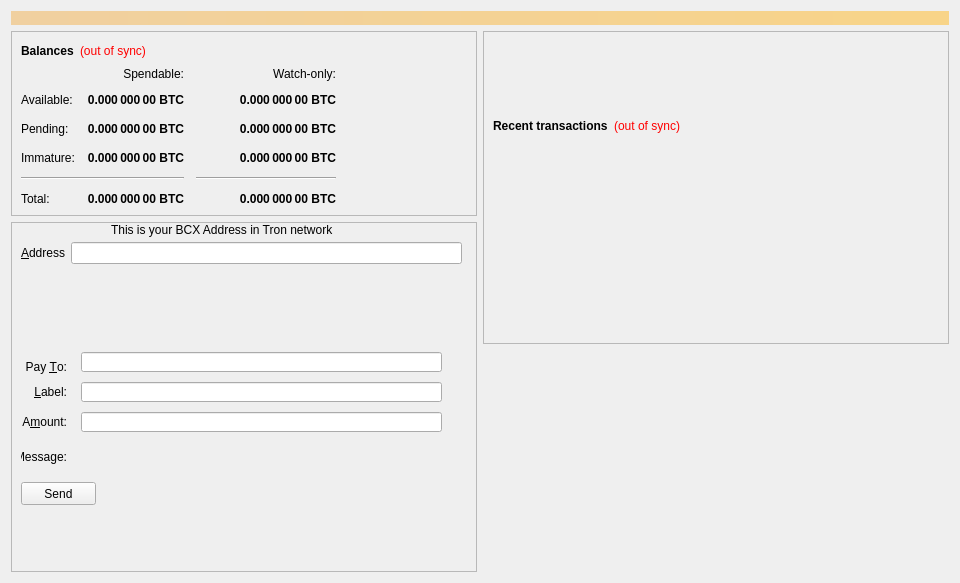
<?xml version="1.0" encoding="UTF-8"?>
<ui version="4.0">
 <class>OverviewPage</class>
 <widget class="QWidget" name="OverviewPage">
  <property name="geometry">
   <rect>
    <x>0</x>
    <y>0</y>
    <width>960</width>
    <height>569</height>
   </rect>
  </property>
  <property name="minimumSize">
   <size>
    <width>500</width>
    <height>0</height>
   </size>
  </property>
  <property name="windowTitle">
   <string>Form</string>
  </property>
  <layout class="QVBoxLayout" name="topLayout">
   <item>
    <widget class="QLabel" name="labelAlerts">
     <property name="visible">
      <bool>false</bool>
     </property>
     <property name="styleSheet">
      <string notr="true">background-color: qlineargradient(x1: 0, y1: 0, x2: 1, y2: 0, stop:0 #F0D0A0, stop:1 #F8D488); color:#000000;</string>
     </property>
     <property name="wordWrap">
      <bool>true</bool>
     </property>
     <property name="margin">
      <number>3</number>
     </property>
    </widget>
   </item>
   <item>
    <layout class="QHBoxLayout" name="horizontalLayout" stretch="1,1">
     <item>
      <layout class="QVBoxLayout" name="verticalLayout_2">
       <item>
        <widget class="QFrame" name="frame">
         <property name="frameShape">
          <enum>QFrame::StyledPanel</enum>
         </property>
         <property name="frameShadow">
          <enum>QFrame::Raised</enum>
         </property>
         <layout class="QVBoxLayout" name="verticalLayout_4">
          <item>
           <layout class="QHBoxLayout" name="horizontalLayout_4">
            <item>
             <widget class="QLabel" name="label_5">
              <property name="font">
               <font>
                <weight>75</weight>
                <bold>true</bold>
               </font>
              </property>
              <property name="text">
               <string>Balances</string>
              </property>
             </widget>
            </item>
            <item>
             <widget class="QLabel" name="labelWalletStatus">
              <property name="cursor">
               <cursorShape>WhatsThisCursor</cursorShape>
              </property>
              <property name="toolTip">
               <string>The displayed information may be out of date. Your wallet automatically synchronizes with the BCX network after a connection is established, but this process has not completed yet.</string>
              </property>
              <property name="styleSheet">
               <string notr="true">QLabel { color: red; }</string>
              </property>
              <property name="text">
               <string notr="true">(out of sync)</string>
              </property>
              <property name="alignment">
               <set>Qt::AlignLeading|Qt::AlignLeft|Qt::AlignVCenter</set>
              </property>
             </widget>
            </item>
            <item>
             <spacer name="horizontalSpacer_3">
              <property name="orientation">
               <enum>Qt::Horizontal</enum>
              </property>
              <property name="sizeHint" stdset="0">
               <size>
                <width>40</width>
                <height>20</height>
               </size>
              </property>
             </spacer>
            </item>
           </layout>
          </item>
          <item>
           <layout class="QGridLayout" name="gridLayout">
            <property name="spacing">
             <number>12</number>
            </property>
            <item row="2" column="2">
             <widget class="QLabel" name="labelWatchPending">
              <property name="font">
               <font>
                <weight>75</weight>
                <bold>true</bold>
               </font>
              </property>
              <property name="cursor">
               <cursorShape>IBeamCursor</cursorShape>
              </property>
              <property name="toolTip">
               <string>Unconfirmed transactions to watch-only addresses</string>
              </property>
              <property name="text">
               <string notr="true">0.000 000 00 BTC</string>
              </property>
              <property name="alignment">
               <set>Qt::AlignRight|Qt::AlignTrailing|Qt::AlignVCenter</set>
              </property>
              <property name="textInteractionFlags">
               <set>Qt::LinksAccessibleByMouse|Qt::TextSelectableByKeyboard|Qt::TextSelectableByMouse</set>
              </property>
             </widget>
            </item>
            <item row="2" column="1">
             <widget class="QLabel" name="labelUnconfirmed">
              <property name="font">
               <font>
                <weight>75</weight>
                <bold>true</bold>
               </font>
              </property>
              <property name="cursor">
               <cursorShape>IBeamCursor</cursorShape>
              </property>
              <property name="toolTip">
               <string>Total of transactions that have yet to be confirmed, and do not yet count toward the spendable balance</string>
              </property>
              <property name="text">
               <string notr="true">0.000 000 00 BTC</string>
              </property>
              <property name="alignment">
               <set>Qt::AlignRight|Qt::AlignTrailing|Qt::AlignVCenter</set>
              </property>
              <property name="textInteractionFlags">
               <set>Qt::LinksAccessibleByMouse|Qt::TextSelectableByKeyboard|Qt::TextSelectableByMouse</set>
              </property>
             </widget>
            </item>
            <item row="3" column="2">
             <widget class="QLabel" name="labelWatchImmature">
              <property name="font">
               <font>
                <weight>75</weight>
                <bold>true</bold>
               </font>
              </property>
              <property name="cursor">
               <cursorShape>IBeamCursor</cursorShape>
              </property>
              <property name="toolTip">
               <string>Staked or masternode rewards in watch-only addresses that has not yet matured</string>
              </property>
              <property name="text">
               <string notr="true">0.000 000 00 BTC</string>
              </property>
              <property name="alignment">
               <set>Qt::AlignRight|Qt::AlignTrailing|Qt::AlignVCenter</set>
              </property>
              <property name="textInteractionFlags">
               <set>Qt::LinksAccessibleByMouse|Qt::TextSelectableByKeyboard|Qt::TextSelectableByMouse</set>
              </property>
             </widget>
            </item>
            <item row="4" column="0" colspan="2">
             <widget class="Line" name="lineSpendableBalance">
              <property name="orientation">
               <enum>Qt::Horizontal</enum>
              </property>
             </widget>
            </item>
            <item row="4" column="2">
             <widget class="Line" name="lineWatchBalance">
              <property name="sizePolicy">
               <sizepolicy hsizetype="Preferred" vsizetype="Fixed">
                <horstretch>0</horstretch>
                <verstretch>0</verstretch>
               </sizepolicy>
              </property>
              <property name="minimumSize">
               <size>
                <width>140</width>
                <height>0</height>
               </size>
              </property>
              <property name="orientation">
               <enum>Qt::Horizontal</enum>
              </property>
             </widget>
            </item>
            <item row="5" column="0">
             <widget class="QLabel" name="labelTotalText">
              <property name="text">
               <string>Total:</string>
              </property>
             </widget>
            </item>
            <item row="3" column="1">
             <widget class="QLabel" name="labelImmature">
              <property name="font">
               <font>
                <weight>75</weight>
                <bold>true</bold>
               </font>
              </property>
              <property name="cursor">
               <cursorShape>IBeamCursor</cursorShape>
              </property>
              <property name="toolTip">
               <string>Staked or masternode rewards that has not yet matured</string>
              </property>
              <property name="text">
               <string notr="true">0.000 000 00 BTC</string>
              </property>
              <property name="alignment">
               <set>Qt::AlignRight|Qt::AlignTrailing|Qt::AlignVCenter</set>
              </property>
              <property name="textInteractionFlags">
               <set>Qt::LinksAccessibleByMouse|Qt::TextSelectableByKeyboard|Qt::TextSelectableByMouse</set>
              </property>
             </widget>
            </item>
            <item row="2" column="3">
             <spacer name="horizontalSpacer_2">
              <property name="orientation">
               <enum>Qt::Horizontal</enum>
              </property>
              <property name="sizeHint" stdset="0">
               <size>
                <width>40</width>
                <height>20</height>
               </size>
              </property>
             </spacer>
            </item>
            <item row="3" column="0">
             <widget class="QLabel" name="labelImmatureText">
              <property name="text">
               <string>Immature:</string>
              </property>
             </widget>
            </item>
            <item row="5" column="1">
             <widget class="QLabel" name="labelTotal">
              <property name="font">
               <font>
                <weight>75</weight>
                <bold>true</bold>
               </font>
              </property>
              <property name="cursor">
               <cursorShape>IBeamCursor</cursorShape>
              </property>
              <property name="toolTip">
               <string>Your current total balance</string>
              </property>
              <property name="text">
               <string notr="true">0.000 000 00 BTC</string>
              </property>
              <property name="alignment">
               <set>Qt::AlignRight|Qt::AlignTrailing|Qt::AlignVCenter</set>
              </property>
              <property name="textInteractionFlags">
               <set>Qt::LinksAccessibleByMouse|Qt::TextSelectableByKeyboard|Qt::TextSelectableByMouse</set>
              </property>
             </widget>
            </item>
            <item row="5" column="2">
             <widget class="QLabel" name="labelWatchTotal">
              <property name="font">
               <font>
                <weight>75</weight>
                <bold>true</bold>
               </font>
              </property>
              <property name="cursor">
               <cursorShape>IBeamCursor</cursorShape>
              </property>
              <property name="toolTip">
               <string>Current total balance in watch-only addresses</string>
              </property>
              <property name="text">
               <string notr="true">0.000 000 00 BTC</string>
              </property>
              <property name="alignment">
               <set>Qt::AlignRight|Qt::AlignTrailing|Qt::AlignVCenter</set>
              </property>
              <property name="textInteractionFlags">
               <set>Qt::LinksAccessibleByMouse|Qt::TextSelectableByKeyboard|Qt::TextSelectableByMouse</set>
              </property>
             </widget>
            </item>
            <item row="0" column="2">
             <widget class="QLabel" name="labelWatchonly">
              <property name="text">
               <string>Watch-only:</string>
              </property>
              <property name="alignment">
               <set>Qt::AlignRight|Qt::AlignTrailing|Qt::AlignVCenter</set>
              </property>
             </widget>
            </item>
            <item row="1" column="0">
             <widget class="QLabel" name="labelBalanceText">
              <property name="text">
               <string>Available:</string>
              </property>
             </widget>
            </item>
            <item row="1" column="1">
             <widget class="QLabel" name="labelBalance">
              <property name="font">
               <font>
                <weight>75</weight>
                <bold>true</bold>
               </font>
              </property>
              <property name="cursor">
               <cursorShape>IBeamCursor</cursorShape>
              </property>
              <property name="toolTip">
               <string>Your current spendable balance</string>
              </property>
              <property name="text">
               <string notr="true">0.000 000 00 BTC</string>
              </property>
              <property name="alignment">
               <set>Qt::AlignRight|Qt::AlignTrailing|Qt::AlignVCenter</set>
              </property>
              <property name="textInteractionFlags">
               <set>Qt::LinksAccessibleByMouse|Qt::TextSelectableByKeyboard|Qt::TextSelectableByMouse</set>
              </property>
             </widget>
            </item>
            <item row="1" column="2">
             <widget class="QLabel" name="labelWatchAvailable">
              <property name="font">
               <font>
                <weight>75</weight>
                <bold>true</bold>
               </font>
              </property>
              <property name="cursor">
               <cursorShape>IBeamCursor</cursorShape>
              </property>
              <property name="toolTip">
               <string>Your current balance in watch-only addresses</string>
              </property>
              <property name="text">
               <string notr="true">0.000 000 00 BTC</string>
              </property>
              <property name="alignment">
               <set>Qt::AlignRight|Qt::AlignTrailing|Qt::AlignVCenter</set>
              </property>
              <property name="textInteractionFlags">
               <set>Qt::LinksAccessibleByMouse|Qt::TextSelectableByKeyboard|Qt::TextSelectableByMouse</set>
              </property>
             </widget>
            </item>
            <item row="2" column="0">
             <widget class="QLabel" name="labelPendingText">
              <property name="text">
               <string>Pending:</string>
              </property>
             </widget>
            </item>
            <item row="0" column="1">
             <widget class="QLabel" name="labelSpendable">
              <property name="text">
               <string>Spendable:</string>
              </property>
              <property name="alignment">
               <set>Qt::AlignRight|Qt::AlignTrailing|Qt::AlignVCenter</set>
              </property>
             </widget>
            </item>
           </layout>
          </item>
         </layout>
        </widget>
       </item>
       <item>
        <widget class="QFrame" name="frametron">
         <property name="minimumSize">
          <size>
           <width>0</width>
           <height>350</height>
          </size>
         </property>
         <property name="layoutDirection">
          <enum>Qt::LeftToRight</enum>
         </property>
         <property name="frameShape">
          <enum>QFrame::StyledPanel</enum>
         </property>
         <property name="frameShadow">
          <enum>QFrame::Raised</enum>
         </property>
         <widget class="QPushButton" name="runAutoDenom">
          <property name="geometry">
           <rect>
            <x>251</x>
            <y>17</y>
            <width>1</width>
            <height>1</height>
           </rect>
          </property>
          <property name="palette">
           <palette>
            <active>
             <colorrole role="WindowText">
              <brush brushstyle="SolidPattern">
               <color alpha="255">
                <red>0</red>
                <green>0</green>
                <blue>0</blue>
               </color>
              </brush>
             </colorrole>
             <colorrole role="Button">
              <brush brushstyle="SolidPattern">
               <color alpha="255">
                <red>239</red>
                <green>238</green>
                <blue>238</blue>
               </color>
              </brush>
             </colorrole>
             <colorrole role="Light">
              <brush brushstyle="SolidPattern">
               <color alpha="255">
                <red>255</red>
                <green>255</green>
                <blue>255</blue>
               </color>
              </brush>
             </colorrole>
             <colorrole role="Midlight">
              <brush brushstyle="SolidPattern">
               <color alpha="255">
                <red>247</red>
                <green>246</green>
                <blue>246</blue>
               </color>
              </brush>
             </colorrole>
             <colorrole role="Dark">
              <brush brushstyle="SolidPattern">
               <color alpha="255">
                <red>119</red>
                <green>119</green>
                <blue>119</blue>
               </color>
              </brush>
             </colorrole>
             <colorrole role="Mid">
              <brush brushstyle="SolidPattern">
               <color alpha="255">
                <red>159</red>
                <green>159</green>
                <blue>159</blue>
               </color>
              </brush>
             </colorrole>
             <colorrole role="Text">
              <brush brushstyle="SolidPattern">
               <color alpha="255">
                <red>0</red>
                <green>0</green>
                <blue>0</blue>
               </color>
              </brush>
             </colorrole>
             <colorrole role="BrightText">
              <brush brushstyle="SolidPattern">
               <color alpha="255">
                <red>255</red>
                <green>255</green>
                <blue>255</blue>
               </color>
              </brush>
             </colorrole>
             <colorrole role="ButtonText">
              <brush brushstyle="SolidPattern">
               <color alpha="255">
                <red>0</red>
                <green>0</green>
                <blue>0</blue>
               </color>
              </brush>
             </colorrole>
             <colorrole role="Base">
              <brush brushstyle="SolidPattern">
               <color alpha="255">
                <red>255</red>
                <green>255</green>
                <blue>255</blue>
               </color>
              </brush>
             </colorrole>
             <colorrole role="Window">
              <brush brushstyle="SolidPattern">
               <color alpha="255">
                <red>239</red>
                <green>238</green>
                <blue>238</blue>
               </color>
              </brush>
             </colorrole>
             <colorrole role="Shadow">
              <brush brushstyle="SolidPattern">
               <color alpha="255">
                <red>0</red>
                <green>0</green>
                <blue>0</blue>
               </color>
              </brush>
             </colorrole>
             <colorrole role="AlternateBase">
              <brush brushstyle="SolidPattern">
               <color alpha="255">
                <red>247</red>
                <green>246</green>
                <blue>246</blue>
               </color>
              </brush>
             </colorrole>
             <colorrole role="ToolTipBase">
              <brush brushstyle="SolidPattern">
               <color alpha="255">
                <red>255</red>
                <green>255</green>
                <blue>220</blue>
               </color>
              </brush>
             </colorrole>
             <colorrole role="ToolTipText">
              <brush brushstyle="SolidPattern">
               <color alpha="255">
                <red>0</red>
                <green>0</green>
                <blue>0</blue>
               </color>
              </brush>
             </colorrole>
             <colorrole role="PlaceholderText">
              <brush brushstyle="NoBrush">
               <color alpha="128">
                <red>0</red>
                <green>0</green>
                <blue>0</blue>
               </color>
              </brush>
             </colorrole>
            </active>
            <inactive>
             <colorrole role="WindowText">
              <brush brushstyle="SolidPattern">
               <color alpha="255">
                <red>0</red>
                <green>0</green>
                <blue>0</blue>
               </color>
              </brush>
             </colorrole>
             <colorrole role="Button">
              <brush brushstyle="SolidPattern">
               <color alpha="255">
                <red>239</red>
                <green>238</green>
                <blue>238</blue>
               </color>
              </brush>
             </colorrole>
             <colorrole role="Light">
              <brush brushstyle="SolidPattern">
               <color alpha="255">
                <red>255</red>
                <green>255</green>
                <blue>255</blue>
               </color>
              </brush>
             </colorrole>
             <colorrole role="Midlight">
              <brush brushstyle="SolidPattern">
               <color alpha="255">
                <red>247</red>
                <green>246</green>
                <blue>246</blue>
               </color>
              </brush>
             </colorrole>
             <colorrole role="Dark">
              <brush brushstyle="SolidPattern">
               <color alpha="255">
                <red>119</red>
                <green>119</green>
                <blue>119</blue>
               </color>
              </brush>
             </colorrole>
             <colorrole role="Mid">
              <brush brushstyle="SolidPattern">
               <color alpha="255">
                <red>159</red>
                <green>159</green>
                <blue>159</blue>
               </color>
              </brush>
             </colorrole>
             <colorrole role="Text">
              <brush brushstyle="SolidPattern">
               <color alpha="255">
                <red>0</red>
                <green>0</green>
                <blue>0</blue>
               </color>
              </brush>
             </colorrole>
             <colorrole role="BrightText">
              <brush brushstyle="SolidPattern">
               <color alpha="255">
                <red>255</red>
                <green>255</green>
                <blue>255</blue>
               </color>
              </brush>
             </colorrole>
             <colorrole role="ButtonText">
              <brush brushstyle="SolidPattern">
               <color alpha="255">
                <red>0</red>
                <green>0</green>
                <blue>0</blue>
               </color>
              </brush>
             </colorrole>
             <colorrole role="Base">
              <brush brushstyle="SolidPattern">
               <color alpha="255">
                <red>255</red>
                <green>255</green>
                <blue>255</blue>
               </color>
              </brush>
             </colorrole>
             <colorrole role="Window">
              <brush brushstyle="SolidPattern">
               <color alpha="255">
                <red>239</red>
                <green>238</green>
                <blue>238</blue>
               </color>
              </brush>
             </colorrole>
             <colorrole role="Shadow">
              <brush brushstyle="SolidPattern">
               <color alpha="255">
                <red>0</red>
                <green>0</green>
                <blue>0</blue>
               </color>
              </brush>
             </colorrole>
             <colorrole role="AlternateBase">
              <brush brushstyle="SolidPattern">
               <color alpha="255">
                <red>247</red>
                <green>246</green>
                <blue>246</blue>
               </color>
              </brush>
             </colorrole>
             <colorrole role="ToolTipBase">
              <brush brushstyle="SolidPattern">
               <color alpha="255">
                <red>255</red>
                <green>255</green>
                <blue>220</blue>
               </color>
              </brush>
             </colorrole>
             <colorrole role="ToolTipText">
              <brush brushstyle="SolidPattern">
               <color alpha="255">
                <red>0</red>
                <green>0</green>
                <blue>0</blue>
               </color>
              </brush>
             </colorrole>
             <colorrole role="PlaceholderText">
              <brush brushstyle="NoBrush">
               <color alpha="128">
                <red>0</red>
                <green>0</green>
                <blue>0</blue>
               </color>
              </brush>
             </colorrole>
            </inactive>
            <disabled>
             <colorrole role="WindowText">
              <brush brushstyle="SolidPattern">
               <color alpha="255">
                <red>119</red>
                <green>119</green>
                <blue>119</blue>
               </color>
              </brush>
             </colorrole>
             <colorrole role="Button">
              <brush brushstyle="SolidPattern">
               <color alpha="255">
                <red>239</red>
                <green>238</green>
                <blue>238</blue>
               </color>
              </brush>
             </colorrole>
             <colorrole role="Light">
              <brush brushstyle="SolidPattern">
               <color alpha="255">
                <red>255</red>
                <green>255</green>
                <blue>255</blue>
               </color>
              </brush>
             </colorrole>
             <colorrole role="Midlight">
              <brush brushstyle="SolidPattern">
               <color alpha="255">
                <red>247</red>
                <green>246</green>
                <blue>246</blue>
               </color>
              </brush>
             </colorrole>
             <colorrole role="Dark">
              <brush brushstyle="SolidPattern">
               <color alpha="255">
                <red>119</red>
                <green>119</green>
                <blue>119</blue>
               </color>
              </brush>
             </colorrole>
             <colorrole role="Mid">
              <brush brushstyle="SolidPattern">
               <color alpha="255">
                <red>159</red>
                <green>159</green>
                <blue>159</blue>
               </color>
              </brush>
             </colorrole>
             <colorrole role="Text">
              <brush brushstyle="SolidPattern">
               <color alpha="255">
                <red>119</red>
                <green>119</green>
                <blue>119</blue>
               </color>
              </brush>
             </colorrole>
             <colorrole role="BrightText">
              <brush brushstyle="SolidPattern">
               <color alpha="255">
                <red>255</red>
                <green>255</green>
                <blue>255</blue>
               </color>
              </brush>
             </colorrole>
             <colorrole role="ButtonText">
              <brush brushstyle="SolidPattern">
               <color alpha="255">
                <red>119</red>
                <green>119</green>
                <blue>119</blue>
               </color>
              </brush>
             </colorrole>
             <colorrole role="Base">
              <brush brushstyle="SolidPattern">
               <color alpha="255">
                <red>239</red>
                <green>238</green>
                <blue>238</blue>
               </color>
              </brush>
             </colorrole>
             <colorrole role="Window">
              <brush brushstyle="SolidPattern">
               <color alpha="255">
                <red>239</red>
                <green>238</green>
                <blue>238</blue>
               </color>
              </brush>
             </colorrole>
             <colorrole role="Shadow">
              <brush brushstyle="SolidPattern">
               <color alpha="255">
                <red>0</red>
                <green>0</green>
                <blue>0</blue>
               </color>
              </brush>
             </colorrole>
             <colorrole role="AlternateBase">
              <brush brushstyle="SolidPattern">
               <color alpha="255">
                <red>239</red>
                <green>238</green>
                <blue>238</blue>
               </color>
              </brush>
             </colorrole>
             <colorrole role="ToolTipBase">
              <brush brushstyle="SolidPattern">
               <color alpha="255">
                <red>255</red>
                <green>255</green>
                <blue>220</blue>
               </color>
              </brush>
             </colorrole>
             <colorrole role="ToolTipText">
              <brush brushstyle="SolidPattern">
               <color alpha="255">
                <red>0</red>
                <green>0</green>
                <blue>0</blue>
               </color>
              </brush>
             </colorrole>
             <colorrole role="PlaceholderText">
              <brush brushstyle="NoBrush">
               <color alpha="128">
                <red>0</red>
                <green>0</green>
                <blue>0</blue>
               </color>
              </brush>
             </colorrole>
            </disabled>
           </palette>
          </property>
          <property name="focusPolicy">
           <enum>Qt::NoFocus</enum>
          </property>
          <property name="autoFillBackground">
           <bool>true</bool>
          </property>
          <property name="text">
           <string/>
          </property>
          <property name="flat">
           <bool>true</bool>
          </property>
         </widget>
         <widget class="QWidget" name="layoutWidget">
          <property name="geometry">
           <rect>
            <x>10</x>
            <y>80</y>
            <width>441</width>
            <height>21</height>
           </rect>
          </property>
          <layout class="QHBoxLayout" name="horizontalLayout_5"/>
         </widget>
         <widget class="QWidget" name="layoutWidget_2">
          <property name="geometry">
           <rect>
            <x>10</x>
            <y>20</y>
            <width>441</width>
            <height>48</height>
           </rect>
          </property>
          <layout class="QFormLayout" name="formLayout">
           <property name="fieldGrowthPolicy">
            <enum>QFormLayout::AllNonFixedFieldsGrow</enum>
           </property>
           <item row="1" column="0">
            <widget class="QLabel" name="label_2">
             <property name="text">
              <string>&amp;Address</string>
             </property>
             <property name="buddy">
              <cstring>addressEdit</cstring>
             </property>
            </widget>
           </item>
           <item row="1" column="1">
            <widget class="QValidatedLineEdit" name="addressEdit">
             <property name="toolTip">
              <string>The address associated with this address list entry. This can only be modified for sending addresses.</string>
             </property>
            </widget>
           </item>
          </layout>
         </widget>
         <widget class="QLabel" name="labeladdress">
          <property name="geometry">
           <rect>
            <x>100</x>
            <y>0</y>
            <width>271</width>
            <height>16</height>
           </rect>
          </property>
          <property name="text">
           <string>This is your BCX Address in Tron network</string>
          </property>
         </widget>
         <widget class="QValidatedLineEdit" name="payTo">
          <property name="geometry">
           <rect>
            <x>70</x>
            <y>130</y>
            <width>361</width>
            <height>20</height>
           </rect>
          </property>
          <property name="toolTip">
           <string>The BCX address to send the payment to</string>
          </property>
         </widget>
         <widget class="BitcoinAmountField" name="payAmount">
          <property name="geometry">
           <rect>
            <x>70</x>
            <y>190</y>
            <width>361</width>
            <height>20</height>
           </rect>
          </property>
         </widget>
         <widget class="QLabel" name="messageLabel">
          <property name="geometry">
           <rect>
            <x>10</x>
            <y>220</y>
            <width>46</width>
            <height>30</height>
           </rect>
          </property>
          <property name="text">
           <string>Message:</string>
          </property>
          <property name="alignment">
           <set>Qt::AlignRight|Qt::AlignTrailing|Qt::AlignVCenter</set>
          </property>
         </widget>
         <widget class="QLabel" name="payToLabel">
          <property name="geometry">
           <rect>
            <x>10</x>
            <y>130</y>
            <width>46</width>
            <height>30</height>
           </rect>
          </property>
          <property name="text">
           <string>Pay &amp;To:</string>
          </property>
          <property name="alignment">
           <set>Qt::AlignRight|Qt::AlignTrailing|Qt::AlignVCenter</set>
          </property>
          <property name="buddy">
           <cstring>payTo</cstring>
          </property>
         </widget>
         <widget class="QLabel" name="amountLabel">
          <property name="geometry">
           <rect>
            <x>10</x>
            <y>190</y>
            <width>46</width>
            <height>20</height>
           </rect>
          </property>
          <property name="text">
           <string>A&amp;mount:</string>
          </property>
          <property name="alignment">
           <set>Qt::AlignRight|Qt::AlignTrailing|Qt::AlignVCenter</set>
          </property>
          <property name="buddy">
           <cstring>payAmount</cstring>
          </property>
         </widget>
         <widget class="QLabel" name="labelLabel">
          <property name="geometry">
           <rect>
            <x>10</x>
            <y>160</y>
            <width>46</width>
            <height>20</height>
           </rect>
          </property>
          <property name="text">
           <string>&amp;Label:</string>
          </property>
          <property name="alignment">
           <set>Qt::AlignRight|Qt::AlignTrailing|Qt::AlignVCenter</set>
          </property>
          <property name="buddy">
           <cstring>addAsLabel</cstring>
          </property>
         </widget>
         <widget class="QLineEdit" name="addAsLabel">
          <property name="geometry">
           <rect>
            <x>70</x>
            <y>160</y>
            <width>361</width>
            <height>20</height>
           </rect>
          </property>
          <property name="toolTip">
           <string>Enter a label for this address to add it to the list of used addresses</string>
          </property>
         </widget>
         <widget class="QLabel" name="messageTextLabel">
          <property name="geometry">
           <rect>
            <x>70</x>
            <y>220</y>
            <width>361</width>
            <height>21</height>
           </rect>
          </property>
          <property name="toolTip">
           <string>A message that was attached to the BCX: URI which will be stored with the transaction for your reference. Note: This message will not be sent over the BCX network.</string>
          </property>
          <property name="textFormat">
           <enum>Qt::PlainText</enum>
          </property>
         </widget>
         <widget class="QPushButton" name="pusheth">
          <property name="geometry">
           <rect>
            <x>10</x>
            <y>260</y>
            <width>75</width>
            <height>23</height>
           </rect>
          </property>
          <property name="text">
           <string>Send</string>
          </property>
         </widget>
        </widget>
       </item>
       <item>
        <spacer name="verticalSpacer">
         <property name="orientation">
          <enum>Qt::Vertical</enum>
         </property>
         <property name="sizeHint" stdset="0">
          <size>
           <width>20</width>
           <height>40</height>
          </size>
         </property>
        </spacer>
       </item>
      </layout>
     </item>
     <item>
      <layout class="QVBoxLayout" name="verticalLayout_3">
       <item>
        <widget class="QFrame" name="frame_2">
         <property name="frameShape">
          <enum>QFrame::StyledPanel</enum>
         </property>
         <property name="frameShadow">
          <enum>QFrame::Raised</enum>
         </property>
         <layout class="QVBoxLayout" name="verticalLayout">
          <item>
           <spacer name="verticalSpacer_3">
            <property name="orientation">
             <enum>Qt::Vertical</enum>
            </property>
            <property name="sizeType">
             <enum>QSizePolicy::Fixed</enum>
            </property>
            <property name="sizeHint" stdset="0">
             <size>
              <width>20</width>
              <height>75</height>
             </size>
            </property>
           </spacer>
          </item>
          <item>
           <layout class="QHBoxLayout" name="horizontalLayout_2">
            <item>
             <widget class="QLabel" name="label_4">
              <property name="font">
               <font>
                <weight>75</weight>
                <bold>true</bold>
               </font>
              </property>
              <property name="text">
               <string>Recent transactions</string>
              </property>
             </widget>
            </item>
            <item>
             <widget class="QLabel" name="labelTransactionsStatus">
              <property name="cursor">
               <cursorShape>WhatsThisCursor</cursorShape>
              </property>
              <property name="toolTip">
               <string>The displayed information may be out of date. Your wallet automatically synchronizes with the BCX network after a connection is established, but this process has not completed yet.</string>
              </property>
              <property name="styleSheet">
               <string notr="true">QLabel { color: red; }</string>
              </property>
              <property name="text">
               <string notr="true">(out of sync)</string>
              </property>
              <property name="alignment">
               <set>Qt::AlignRight|Qt::AlignTrailing|Qt::AlignVCenter</set>
              </property>
             </widget>
            </item>
            <item>
             <spacer name="horizontalSpacer">
              <property name="orientation">
               <enum>Qt::Horizontal</enum>
              </property>
              <property name="sizeHint" stdset="0">
               <size>
                <width>40</width>
                <height>20</height>
               </size>
              </property>
             </spacer>
            </item>
           </layout>
          </item>
          <item>
           <widget class="QListView" name="listTransactions">
            <property name="styleSheet">
             <string notr="true">QListView { background: transparent; }</string>
            </property>
            <property name="frameShape">
             <enum>QFrame::NoFrame</enum>
            </property>
            <property name="verticalScrollBarPolicy">
             <enum>Qt::ScrollBarAlwaysOff</enum>
            </property>
            <property name="horizontalScrollBarPolicy">
             <enum>Qt::ScrollBarAlwaysOff</enum>
            </property>
            <property name="selectionMode">
             <enum>QAbstractItemView::NoSelection</enum>
            </property>
           </widget>
          </item>
         </layout>
        </widget>
       </item>
       <item>
        <spacer name="verticalSpacer_2">
         <property name="orientation">
          <enum>Qt::Vertical</enum>
         </property>
         <property name="sizeType">
          <enum>QSizePolicy::Expanding</enum>
         </property>
         <property name="sizeHint" stdset="0">
          <size>
           <width>20</width>
           <height>40</height>
          </size>
         </property>
        </spacer>
       </item>
      </layout>
     </item>
    </layout>
   </item>
  </layout>
 </widget>
 <customwidgets>
  <customwidget>
   <class>QValidatedLineEdit</class>
   <extends>QLineEdit</extends>
   <header>qvalidatedlineedit.h</header>
  </customwidget>
  <customwidget>
   <class>BitcoinAmountField</class>
   <extends>QLineEdit</extends>
   <header>bitcoinamountfield.h</header>
  </customwidget>
 </customwidgets>
 <resources/>
 <connections/>
</ui>
